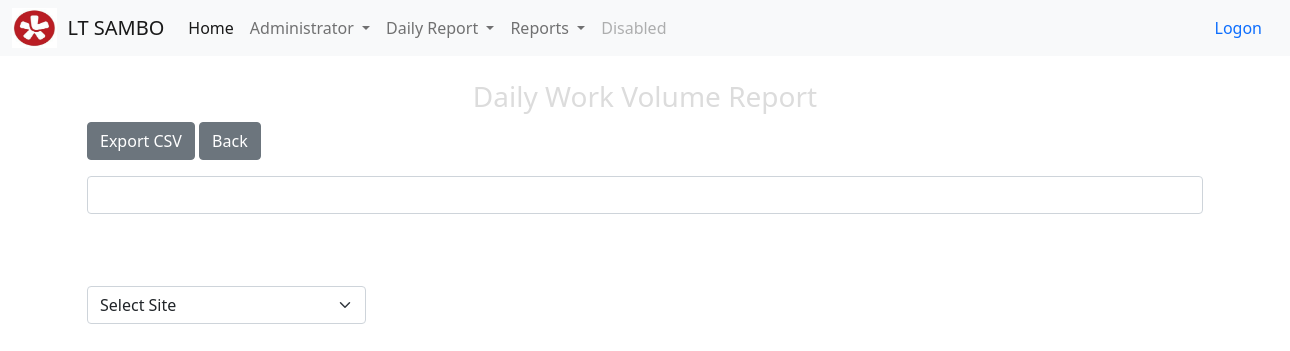
Page /rp_work_volume/work_volume_report on the earlier database version.
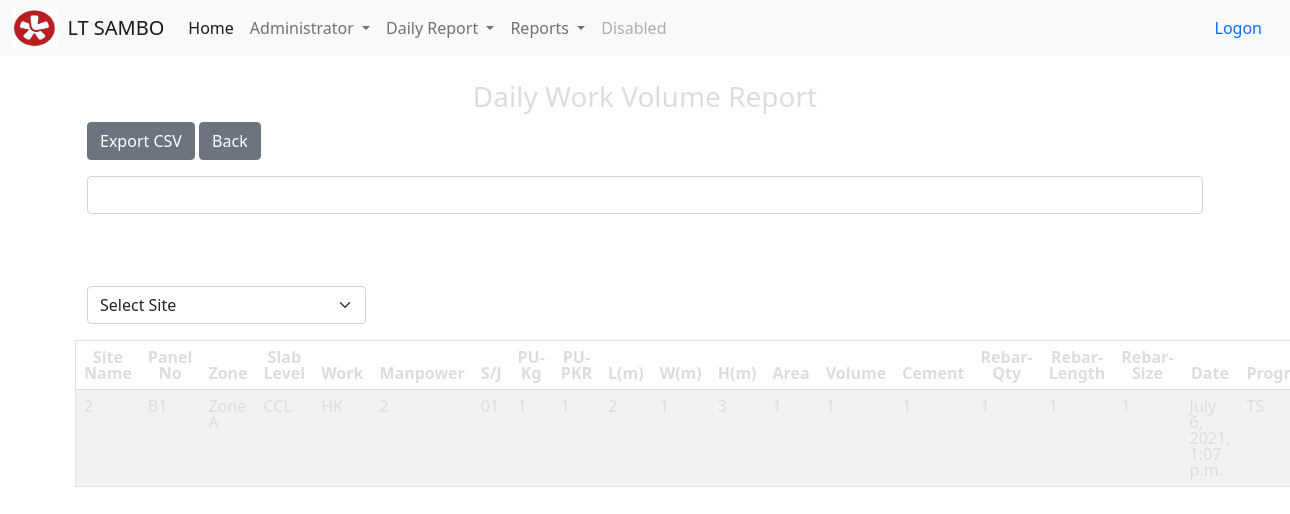
Same page on the later database version.
### todo_list/models.py (models this page shows, shortened)
class WV_Daily_Report_Details(models.Model):
    ID_WV_Main = models.CharField(max_length=200)
    TX_Panel_No = models.CharField(max_length=200)
    TX_Zone = models.CharField(max_length=200, null=True, blank=True)
    CD_Slab_Level = models.CharField(max_length=200)
    CD_Work = models.CharField(max_length=200)
    TX_Man_Power_Work = models.CharField(max_length=200)
    TX_Sur_Joint = models.CharField(max_length=200)
    PU_Kg= models.CharField(max_length=200, null=True, blank=True)
    PU_PKR = models.CharField(max_length=200, null=True, blank=True)
    Volume_L = models.CharField(max_length=200, null=True, blank=True)
    Volume_W = models.CharField(max_length=200, null=True, blank=True)
    Volume_H = models.CharField(max_length=200, null=True, blank=True)
    Volume = models.CharField(max_length=200, null=True, blank=True)
    AREA = models.CharField(max_length=200, null=True, blank=True)
    Progress = models.CharField(max_length=200)
    Cement = models.CharField(max_length=200, null=True, blank=True)
    Rebar_Qty = models.CharField(max_length=200, null=True, blank=True)
    Rebar_Length = models.CharField(max_length=200, null=True, blank=True)
    Rebar_Size = models.CharField(max_length=200, null=True, blank=True)
    created_date = models.DateTimeField(auto_now_add=True)
    modified_date = models.DateTimeField(auto_now=True)
    Is_Active = models.BooleanField(default=True)

### todo_list/views.py (the view)
# urls.py: path('rp_work_volume/work_volume_report',views.rp_work_volume, name='work_volume_report'),
def rp_work_volume(request):
        site_items = Site.objects.all
        wv_rp_items = WV_Daily_Report_Details.objects.all
        return render(request, 'Report/rp_work_volume.html', {'wv_rp_items': wv_rp_items
                        , 'site_items': site_items})

### todo_list/templates/Report/rp_work_volume.html (shortened to what this page needs)
{% extends 'base.html' %}
{% block content %}
<!DOCTYPE html>
<html lang="en">
<head>
</head>
<body>
    <div class="container">
        <H3><center>Daily Work Volume Report</center> </H3>
       <a href="{% url 'report_csv' %}" class="btn btn-secondary mb-3" id="export">Export CSV</a>
        <a class="btn btn-secondary mb-3" href="{% url 'home' %}" role="button">Back</a>
        <input type="text" class="form-control" placeholder="" id="main" name="ID_WV_Main" required>
        <br>
        <div class="row mb-3">
            <form method="post">
                <br><br>
            <div class="form col-md-3 me-2">
                <div class="col-md-12">
                 <select id="site1" class="form-select" name="site_id" aria-label="Default select example"  required>
                    <option selected>Select Site</option>
                </select>
            </div>
            </div>
                </form>
        </div>
        </div>
           <br>
            <br>
              <br>
              {% if wv_rp_items %}
                <table class="table table-striped secondary border" style="Color:#dcdcdc; line-height:1;">
                 <thead>
                   <tr>
                   <th><center>Site Name</center></th>
                   <th class="text-center"><center>Panel No</center></th>
                   <th class="text-center"><center>Zone</center></th>
                   <th class="text-center"><center>Slab Level</center></th>
                   <th class="text-center"><center>Work</center></th>
                   <th class="text-center"><center>Manpower</center></th>
                   <th class="text-center"><center>S/J</center></th>
                   <th class="text-center"><center>PU-Kg</center></th>
                   <th class="text-center"><center>PU-PKR</center></th>
                   <th class="text-center"><center>L(m)</center></th>
                   <th class="text-center"><center>W(m)</center></th>
                   <th class="text-center"><center>H(m)</center></th>
                   <th class="text-center"><center>Area</center></th>
                   <th class="text-center"><center>Volume</center></th>
                   <th class="text-center"><center>Cement</center></th>
                   <th class="text-center"><center>Rebar-Qty</center></th>
                   <th class="text-center"><center>Rebar-Length</center></th>
                   <th class="text-center"><center>Rebar-Size</center></th>
                   <th class="text-center"><center>Date</center></th>
                   <th class="text-center"><center>Progress</center></th>
                   </tr>
                   </thead>
                  {% for things in wv_rp_items %}
                    <tr style="Color:#dcdcdc;">
                    <td>{{ things.ID_WV_Main }}</td>
                    <td>{{ things.TX_Panel_No }}</td>
                    <td>{{ things.TX_Zone }}</td>
                    <td>{{ things.CD_Slab_Level }}</td>
                    <td>{{ things.CD_Work }}</td>
                    <td>{{ things.TX_Man_Power_Work }}</td>
                    <td>{{ things.TX_Sur_Joint }}</td>
                    <td>{{ things.PU_Kg }}</td>
                    <td>{{ things.PU_PKR }}</td>
                    <td>{{ things.Volume_L }}</td>
                    <td>{{ things.Volume_W }}</td>
                    <td>{{ things.Volume_H }}</td>
                    <td>{{ things.AREA }}</td>
                    <td>{{ things.Volume }}</td>
                    <td>{{ things.Cement }}</td>
                    <td>{{ things.Rebar_Qty }}</td>
                    <td>{{ things.Rebar_Length }}</td>
                    <td>{{ things.Rebar_Size }}</td>
                    <td>{{ things.created_date }}</td>
                    <td>{{ things.Progress }}</td>
                    </tr>
                    {% endfor %}
                </table>
                {% endif %}
        </div>
        </div>
</body>
</html>
{% endblock %}

Differences in the rows shown:
added WV_Daily_Report_Details: ID_WV_Main "2", TX_Panel_No "B1", TX_Zone "Zone A", CD_Slab_Level "CCL", CD_Work "HK", TX_Man_Power_Work "2", TX_Sur_Joint "01", PU_Kg "1", PU_PKR "1", Volume_L "2", Volume_W "1", Volume_H "3", AREA "1", Volume "1", Cement "1", Rebar_Qty "1", Rebar_Length "1", Rebar_Size "1", created_date "July 6, 2021, 1:07 p.m.", Progress "TS"
Other differences:
text now shown: "Site Name Panel No Zone Slab Level Work Manpower S/J PU-Kg PU-PKR L(m) W(m) H(m) Area Volume Cement Rebar-Qty Rebar-Length Rebar-Size Date"
